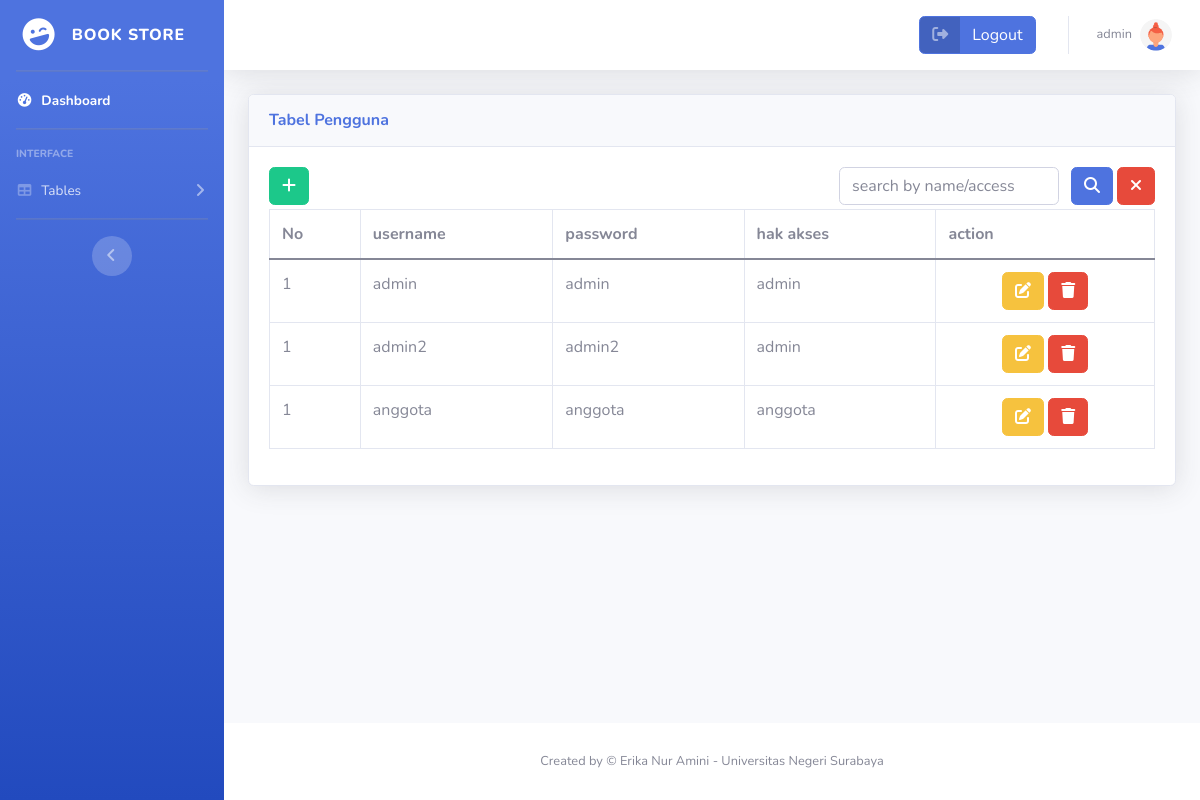
Screenshot of /pengguna.php (signed in) with the database file from the repository.
### tables this page shows
CREATE TABLE `pengguna` (
  `Id_user` int(11) NOT NULL,
  `Username` varchar(25) NOT NULL,
  `Password` varchar(8) NOT NULL,
  `Hak_akses` varchar(10) NOT NULL
);

### pengguna.php (the view)
<?php
include "header.php";
include "koneksi.php";
?>
<div class="container-fluid">
    <div class="card shadow mb-4">
        <div class="card-header py-3">
            <h6 class="m-0 font-weight-bold text-primary">Tabel Pengguna</h6>
        </div>
        <div class="card-body">
            <div class="d-flex mb-1 justify-content-between">
                <div>
                    <a href="insert_pengguna.php" class="btn btn-success"><span class="fa fa-plus"></span></a>
                </div>
                <div class="d-flex flex-row">
                    <div>
                        <form class="d-flex" action="" method="POST">
                            <input class="form-control me-2" type="text" placeholder="search by name/access" name="key">
                            <button class="btn btn-primary mx-1" type="submit" name="submit"><span class="fa fa-search"></span></button>
                        </form>
                    </div>
                    <div>
                        <a href="pengguna.php" class="btn btn-danger"><span class="fa fa-times"></span></a>
                    </div>
                </div>
            </div>
            <div class="table-responsive">
                <table class="table table-bordered" id="dataTable" width="100%" cellspacing="0">
                    <thead>
                        <tr>
                            <th>No</th>
                            <th>username</th>
                            <th>password</th>
                            <th>hak akses</th>
                            <th>action</th>
                        </tr>
                    </thead>
                    <tbody>
                        <?php if (isset($_POST['submit'])) {
                            $key = '%' . $_POST['key'] . '%';
                            $query = 'SELECT * FROM pengguna WHERE Username LIKE :name OR Hak_akses LIKE :hak';
                            $search = $koneksi->prepare($query);
                            $search->bindParam(':name', $key);
                            $search->bindParam(':hak', $key);
                            $search->execute();
                            foreach ($search as $value) {
                                $no = 1;
                        ?>
                                <tr>
                                    <td><?php echo $no++; ?></td>
                                    <td><?php echo $value['Username'] ?></td>
                                    <td><?php echo $value['Password'] ?></td>
                                    <td><?php echo $value['Hak_akses'] ?></td>
                                    <td class="text-center">
                                        <a href="update_pengguna.php?id=<?php echo $value['Id_user']; ?>" class="btn btn-warning">
                                            <span class="fa fa-edit"></span>
                                        </a>
                                        <a onclick=" confirm('Apakah yakin data akan di hapus?')" href="delete_pengguna.php?id=<?php echo $value['Id_user']; ?>" class="btn btn-danger">
                                            <span class="fa fa-trash"></span>
                                        </a>
                                    </td>
                                </tr>
                            <?php };
                        } else {
                            $query = $koneksi->prepare("SELECT * FROM pengguna");
                            $query->execute();
                            $data = $query->fetchAll();
                            foreach ($data as $value) {
                                $no = 1;
                            ?>
                                <tr>
                                    <td><?php echo $no++; ?></td>
                                    <td><?php echo $value['Username'] ?></td>
                                    <td><?php echo $value['Password'] ?></td>
                                    <td><?php echo $value['Hak_akses'] ?></td>
                                    <td class="text-center">
                                        <a href="update_pengguna.php?id=<?php echo $value['Id_user']; ?>" class="btn btn-warning">
                                            <span class="fa fa-edit"></span>
                                        </a>
                                        <a onclick="return confirm('Apakah yakin data akan di hapus?')" href="delete_pengguna.php?id=<?php echo $value['Id_user']; ?>" class="btn btn-danger">
                                            <span class="fa fa-trash"></span>
                                        </a>
                                    </td>
                                </tr>
                        <?php };
                        }; ?>
                    </tbody>
                </table>
            </div>
        </div>
    </div>
</div>
<?php include "footer.php"; ?>

### rows the page displays
pengguna: Username "admin", Password "admin", Hak_akses "admin"
pengguna: Username "admin2", Password "admin2", Hak_akses "admin"
pengguna: Username "anggota", Password "anggota", Hak_akses "anggota"

### other values shown
$_SESSION['username'] "admin"
